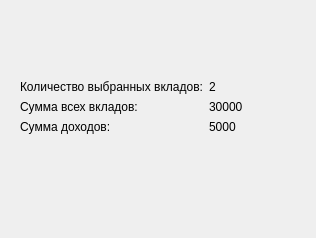
<?xml version="1.0" encoding="UTF-8"?>
<ui version="4.0">
 <class>Form</class>
 <widget class="QWidget" name="Form">
  <property name="geometry">
   <rect>
    <x>0</x>
    <y>0</y>
    <width>316</width>
    <height>238</height>
   </rect>
  </property>
  <property name="windowTitle">
   <string>Form</string>
  </property>
  <widget class="QWidget" name="formLayoutWidget">
   <property name="geometry">
    <rect>
     <x>20</x>
     <y>80</y>
     <width>281</width>
     <height>71</height>
    </rect>
   </property>
   <layout class="QFormLayout" name="formLayout">
    <item row="1" column="0">
     <widget class="QLabel" name="label_3">
      <property name="text">
       <string>Сумма всех вкладов:</string>
      </property>
     </widget>
    </item>
    <item row="2" column="0">
     <widget class="QLabel" name="label">
      <property name="text">
       <string>Cумма доходов:</string>
      </property>
     </widget>
    </item>
    <item row="1" column="1">
     <widget class="QLabel" name="label_4">
      <property name="text">
       <string>30000</string>
      </property>
     </widget>
    </item>
    <item row="2" column="1">
     <widget class="QLabel" name="label_5">
      <property name="text">
       <string>5000</string>
      </property>
     </widget>
    </item>
    <item row="0" column="0">
     <widget class="QLabel" name="label_2">
      <property name="text">
       <string>Количество выбранных вкладов:</string>
      </property>
     </widget>
    </item>
    <item row="0" column="1">
     <widget class="QLabel" name="label_6">
      <property name="text">
       <string>2</string>
      </property>
     </widget>
    </item>
   </layout>
  </widget>
 </widget>
 <resources/>
 <connections/>
</ui>
